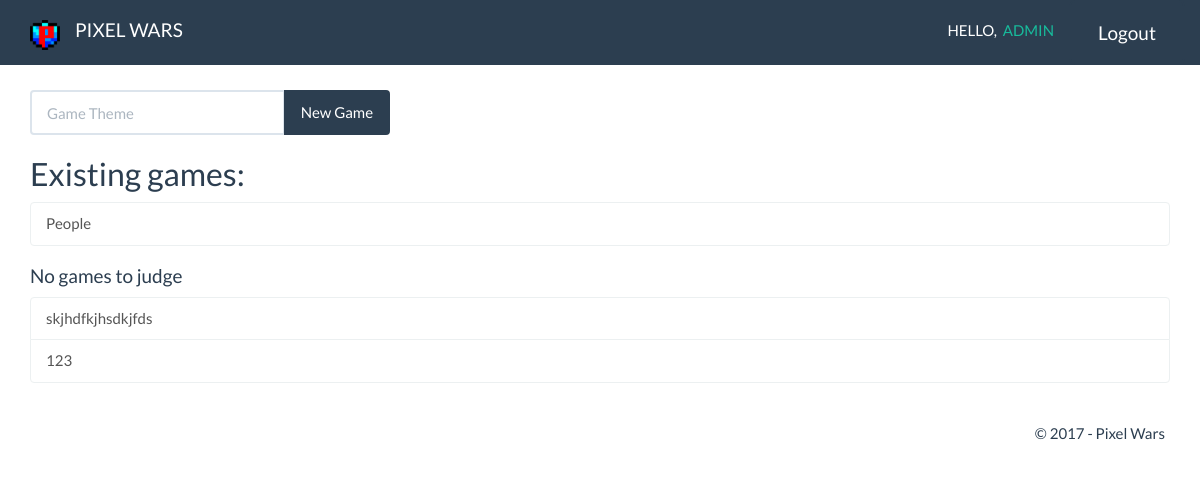
Screenshot of /pixelwars/standart/ (signed in) with the database file from the repository.
### pixelwars/models.py (models this page shows, shortened)
class Game(models.Model):
    theme = models.CharField(max_length=100, null=True)
    active = models.BooleanField(default=True)
    drawing1 = models.ImageField(null=True, upload_to="gallery/")
    drawing2 = models.ImageField(null=True, upload_to="gallery/"    )
    player1 = models.ForeignKey(Player, null=True, related_name="player1")
    player2 = models.ForeignKey(Player, null=True, related_name="player2")
    judgable = models.BooleanField(default=False)

### pixelwars/views.py (the view)
# urls.py: url(r'standart/$', views.standart, name='standart'),
def standart(request):
    judgeGames = Game.objects.filter(active=True).filter(judgable=True).all()
    judgeGamesActually = []
    if(request.user):
        for game in judgeGames:
            if game.player1.user != request.user and game.player2.user != request.user:
                judgeGamesActually.append(game)
    games = Game.objects.filter(active=True).filter(judgable=False).all()
    context = {'games': games, 'judgeGames': judgeGamesActually}
    return render(request, 'pixelwars/standart/index.html', context)

### pixelwars/templates/pixelwars/standart/index.html (shortened to what this page needs)
{% extends 'pixelwars/base.html' %}
{% block main %}
    <div class="container">
        <div class="row">
            <div style="margin-top: 20px;" class="col-md-4">
                <form action="{% url 'pixelwars:createGame' %}" method="post">
                    <div class="input-group">
                        <input class="form-control" type="text" name="theme" placeholder="Game Theme">
                        <span class="input-group-btn">
                            <button class="btn btn-primary" type="submit">New Game</button>
                        </span>
                    </div>
                </form>
            </div>
        </div>
        {% if games %}
            <h2>Existing games: </h2>
            <div class="list-group">
                {% for game in games %}
                    <a href="{% url 'pixelwars:readstandart' game.id %}" class="list-group-item">{{ game.theme }}</a>
                {% endfor %}
            </div>
        {% else %}
            <h3>No games currently open.</h3>
        {% endif %}
        <div>
            {% if judgeGames.filter %}
                <h2>Games to judge: </h2>
            {% else %}
                <h4>No games to judge</h4>
            {% endif %}
            <div class="list-group">
                {% for game in judgeGames %}
                    <a href="{% url 'pixelwars:judge' game.id %}" class="list-group-item">{{ game.theme }}</a>
                {% endfor %}
            </div>
        </div>
    </div>
{% endblock %}

### pixelwars/templates/pixelwars/base.html (shortened to what this page needs)
{% load staticfiles %}
<!DOCTYPE html>
<html lang="en">
<head>
    <link rel="stylesheet" href="{% static 'pixelwars/css/style.css' %}">
    <link rel="stylesheet" href="{% static 'pixelwars/css/flipclock.css' %}">
</head>
<body>
<header>
    <div class="navbar navbar-default navbar-fixed-top text-uppercase">
        <div class="container">
            <div class="navbar-header">
                <a class="navbar-brand" href="{% url 'pixelwars:index' %}">
                    <img alt="Brand" style="width: 30px; height: 30px;" src="{% static 'pixelwars/img/icon.png' %}">
                </a>
                <a href="{% url 'pixelwars:index' %}" class="navbar-brand">Pixel Wars</a>
            </div>
            <div class="navbar-collapse collapse">
                <ul class="nav navbar-nav navbar-right">
                    {% if user.is_authenticated %}
                        <li><span class="navbar-text">Hello, &nbsp;<a href="{% url 'pixelwars:viewUser' user.id %}">{{ user.get_username }}</a></span></li>
                        <li><form action="{% url 'pixelwars:logout' %}"><button class="btn btn-primary btn-lg" type="submit">Logout</button></form></li>
                    {% else %}
                        <li><button type="button" class="btn btn-primary btn-lg" data-toggle="modal" data-target="#myModal">Login</button></li>
                        <li><button type="button" class="btn btn-primary btn-lg" data-toggle="modal" data-target="#exampleModal">Register</button></li>
                    {% endif %}
                </ul>
            </div>
        </div>
    </div>
</header>
<main>
{% block main %}
{% endblock %}
</main>
    <footer class="">
        <div class="container modal-footer">
            <p>&copy; 2017 - Pixel Wars</p>
        </div>
    </footer>
</body>
</html>

### rows the page displays
Game: theme "People"
Game: theme "skjhdfkjhsdkjfds"
Game: theme "123"

### other values shown
{{ user.get_username }} "ADMIN"
